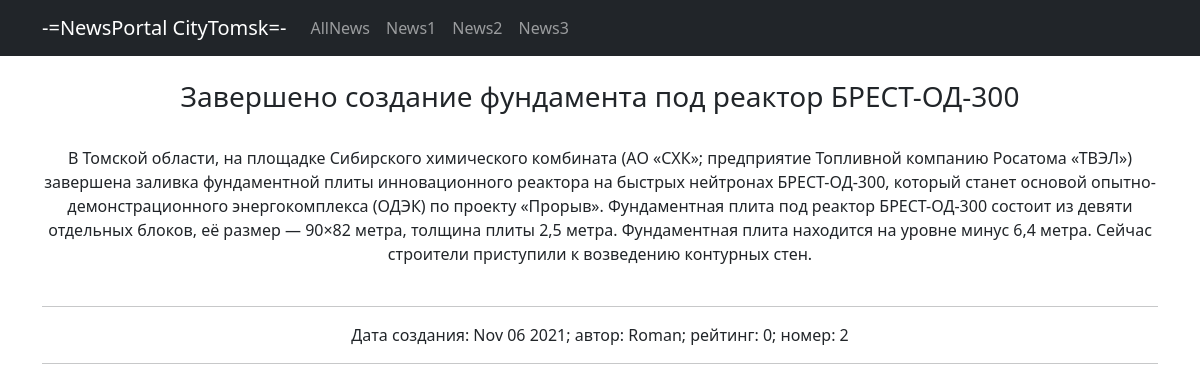
Before: /news/2 with the older database file.
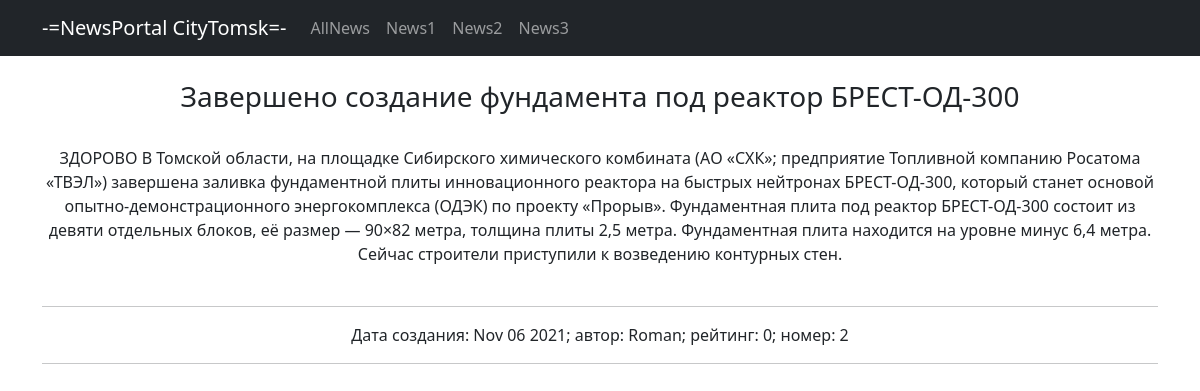
After: the same page with the newer database file.
### newapp/models.py (models this page shows, shortened)
class Post(models.Model):
    author = models.ForeignKey(Author, on_delete=models.CASCADE)
    NEWS = 'NW'
    ARTICLE = 'AR'
    CATEGORY_CHOICES = (
        (NEWS, 'Новость'),
        (ARTICLE, 'Статья'),
    )
    categoryType = models.CharField(max_length=2, choices=CATEGORY_CHOICES, default=ARTICLE)
    dateCreation = models.DateTimeField(auto_now_add=True)
    postCategory = models.ManyToManyField(Category, through='postCategory')
    title = models.CharField(max_length=128)
    text = models.TextField()
    rating = models.SmallIntegerField(default=0)
    def __str__(self):
        return f'{self.title}'

class Author(models.Model):
    authorUser = models.OneToOneField(User, on_delete=models.CASCADE)
    ratingAuthor = models.SmallIntegerField(default=0)
    def __str__(self):
        return f'{self.authorUser}'

### newapp/views.py (the view)
# urls.py: path('<int:pk>', PostsDetail.as_view()),  # pk — это первичный ключ товара, который будет выводиться
class PostsDetail(DetailView):
    model = Post  # модель всё та же, но мы хотим получать детали конкретно отдельного товара
    template_name = 'post.html'  # название шаблона будет product.html
    context_object_name = 'post'  # название объекта

### newapp/templatetags/custom_filters.py (called while the page is built)
@register.filter(name='Censor')
def Censor(value, arg):
    value = value.replace("жесть", "ЗДОРОВО")
    value = value.replace("афигенно", "ЗДОРОВО")
    value = value.replace("круто", "ЗДОРОВО")
    return value

### newapp/templates/post.html (shortened to what this page needs)
{% extends 'flatpages/default.html' %}
{% load custom_filters %}
{% block content %}
<br>
<h3>{{ post }}</h3>
<br>
{{ post.text | Censor:"" }}
<br>
<br>
<hr>
Дата создания: {{ post.dateCreation | date:'M d Y' }}; автор: {{ post.author }}; рейтинг: {{ post.rating }}; номер: {{ post.id }}
<br>
<hr>
{% endblock content %}

Changed rows visible on the page:
changed Post "Завершено создание фундамента под реактор БРЕСТ-ОД-300": text|Censor "В Томской области, на…" → "ЗДОРОВО В Томской области, на…"
